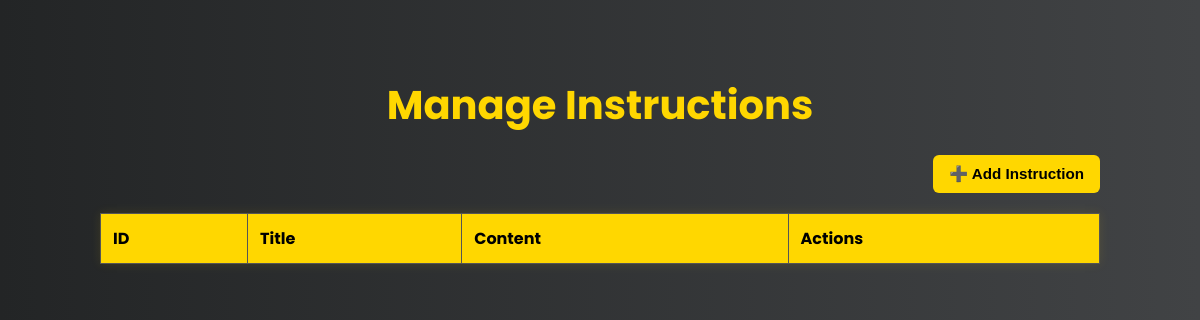
The page /manageinst on the database as committed earlier.
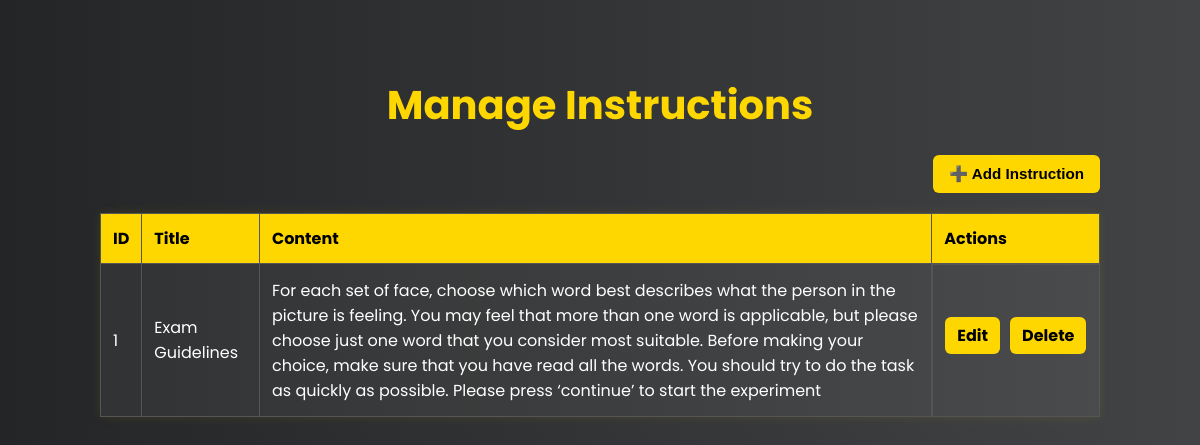
The same page on the database as committed later.
### questionapp/models.py (models this page shows)
class Instructions_Model(models.Model):
    title = models.CharField(max_length=100, null=True, blank=True)
    content = models.TextField(null=True, blank=True)

### questionapp/views.py (the view)
# urls.py: path('manageinst', ManageInstructionView.as_view(), name='manageinst'),
class ManageInstructionView(View):
    def get(self, request):
        c = Instructions_Model.objects.all()
        return render(request, 'manageinstructions.html', {'c': c})

### templates/manageinstructions.html (shortened to what this page needs)
<!DOCTYPE html>
<html lang="en">
<head>
</head>
<body>
  <h1>Manage Instructions</h1>
  <div class="add-btn-container">
    <button class="add-btn" onclick="window.location='/addinst'">➕ Add Instruction</button>
  </div>
  <table>
    <thead>
      <tr>
        <th>ID</th>
        <th>Title</th>
        <th>Content</th>
        <th>Actions</th>
      </tr>
    </thead>
    <tbody>
        {% for i in c %}
      <tr>
        <td>{{forloop.counter}}</td>
        <td>{{i.title}}</td>
        <td>{{i.content}}</td>
        <td class="actions">
          <a href="/editinst/{{i.id}}" class="btn">Edit</a>
          <a href="/deleteinst/{{i.id}}" class="btn" onclick="return confirm('Are you sure you want to delete this instruction?');">Delete</a>
        </td>
      </tr>
      {% endfor %}
    </tbody>
  </table>
</body>
</html>

### templates/manageinstructions.html (style rules this page uses)
body { font-family: 'Poppins', sans-serif; background: linear-gradient(to right, #232526, #414345); color: #fff; padding: 40px 20px; }
h1 { text-align: center; color: #FFD700; margin-bottom: 20px; font-size: 2.5rem; }
.add-btn-container { display: flex; justify-content: flex-end; max-width: 1000px; margin: 0 auto 20px; }
.add-btn { background-color: #FFD700; color: #000; padding: 10px 16px; border: none; border-radius: 6px; font-weight: bold; cursor: pointer; font-size: 0.95rem; }
table { width: 100%; max-width: 1000px; margin: auto; border-collapse: collapse; background-color: rgba(255, 255, 255, 0.05); box-shadow: 0 0 10px rgba(255, 215, 0, 0.1); }
th, td { padding: 12px; border: 1px solid #555; text-align: left; }
th { background-color: #FFD700; color: #000; }
td { color: #fff; }
.actions { display: flex; gap: 10px; }
.btn { background-color: #FFD700; color: #000; padding: 6px 12px; border: none; border-radius: 6px; font-weight: bold; cursor: pointer; margin-top: 40px; margin-bottom: 50px; text-decoration: none; }

Rows that differ between the two databases and show on the page:
added Instructions_Model: title "Exam Guidelines", content "For each set of face, choose which word best describes what the person in the picture is feeling. You may feel that more than one word is applicable, but please choose just one word that you consider most suitable. Before making your choice, make sure that you have read all the words. You should try to do the task as quickly as possible. Please press ‘continue’ to start the experiment"
